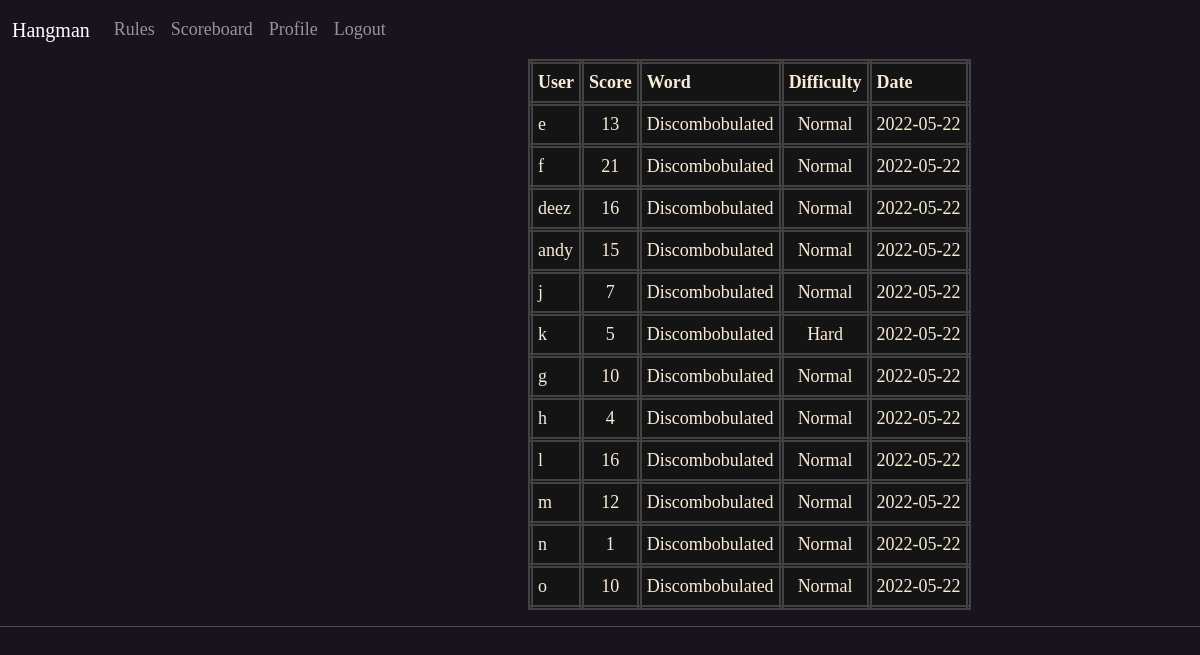
The app's page /scoreboard (signed in), older data.
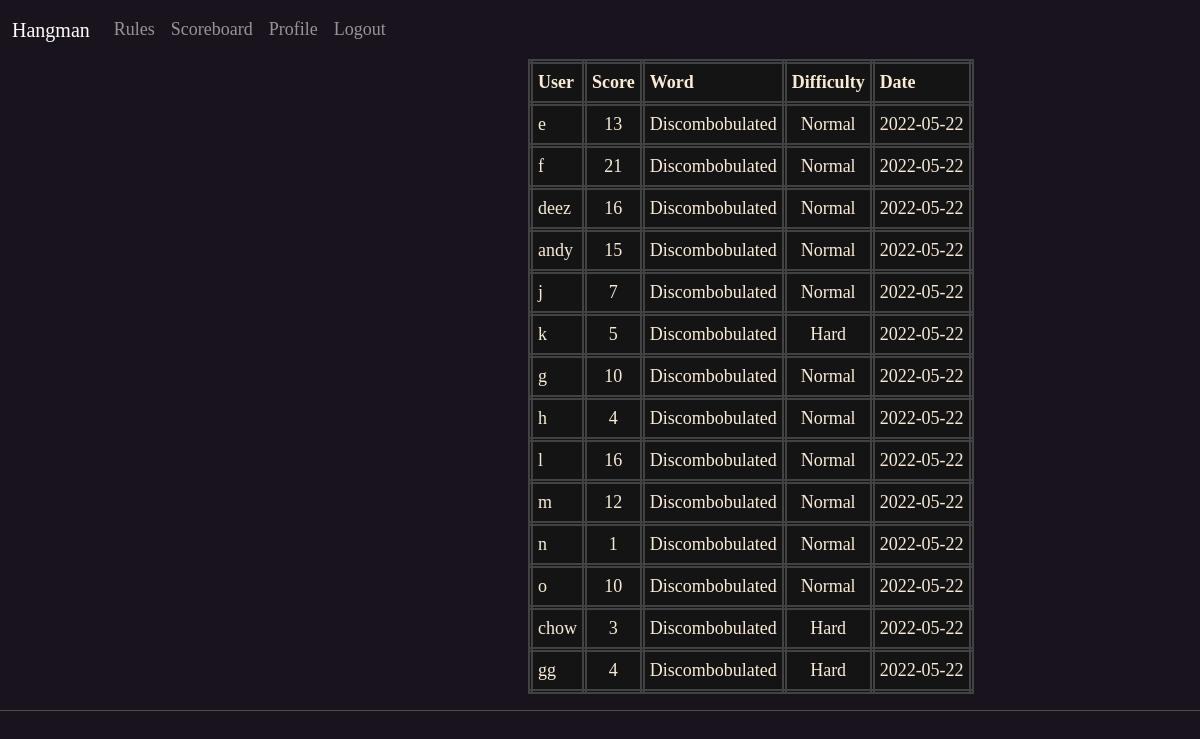
The same page, newer data.
### app/models.py (models this page shows, shortened)
class Words(db.Model):
    id = db.Column(db.Integer, primary_key=True)
    word = db.Column(db.String(60), index=True, unique=True)
    definition = db.Column(db.String(60), index=True, unique=True)

class User(UserMixin, db.Model):
    id = db.Column(db.Integer, primary_key=True)
    email = db.Column(db.String(60), index=True, unique=True)
    username = db.Column(db.String(60), index=True, unique=True)
    password_hash = db.Column(db.String(128))
    last_seen = db.Column(db.DateTime, default=datetime.utcnow())

class Scores(db.Model):
    id = db.Column(db.Integer, primary_key=True)
    number_of_guesses = db.Column(db.Integer)
    recorded = db.Column(db.Date, index=True, default=date.today())
    difficulty = db.Column(db.String(10))
    user_id = db.Column(db.Integer, db.ForeignKey('user.id'), nullable=False)
    word_id = db.Column(db.Integer, db.ForeignKey('words.id'), nullable=False)

### app/routes.py (the view)
@app.route('/scoreboard', methods=['GET', 'POST'])
@login_required
def scoreboard():
    if len(Scores.query.filter_by(user_id=current_user.id, word_id=wordID).all()) == 0:
        return redirect(url_for('notAnswered'))
    player_scores = []
    for score in Scores.query.all():
        player_scores.append([User.query.get(score.user_id).username, score.number_of_guesses,
                              Words.query.get(
                                  score.word_id).word, score.difficulty,
                              score.recorded])
    return render_template('scoreboard.html', user_score=player_scores)

### app/models.py (called while the page is built)
@login.user_loader
def load_user(id):
    return User.query.get(int(id))

### app/routes.py (called while the page is built)
@app.before_request
def before_request():
    if current_user.is_authenticated:
        current_user.last_seen = datetime.utcnow()
        db.session.commit()

### app/templates/scoreboard.html
{% extends 'base.html'%}
{% block content %}
<table style="position: relative; left: 44%;">
    <tr>
        <th class="scores">User </th>
        <th class="scores">Score</th>
        <th class="scores">Word</th>
        <th class="scores">Difficulty</th>
        <th class="scores">Date</th>
    </tr>
    {% for item, item2, item3, item4, item5 in user_score %}
    <tr>
        <td class="scores">{{ item }}</td>
        <td class="scores" style="text-align: center;">{{ item2 }}</td>
        <td class="scores" style="text-align: center;">{{ item3 }}</td>
        <td class="scores" style="text-align: center;">{{ item4 }}</td>
        <td class="scores" style="text-align: center;">{{ item5 }}</td>
    </tr>
    {% endfor %}
</table>
{% endblock %}

Row changes from the older to the newer data that the page shows:
now on this page (row edited): User: user_score "chow"
added Scores: user_score "Hard", user_score "2022-05-22"
added User: user_score "gg"
added Scores: user_score "Hard", user_score "2022-05-22"
Text that changed along with them:
new list line: "3"
new list line: "Discombobulated"
new list line: "4"
